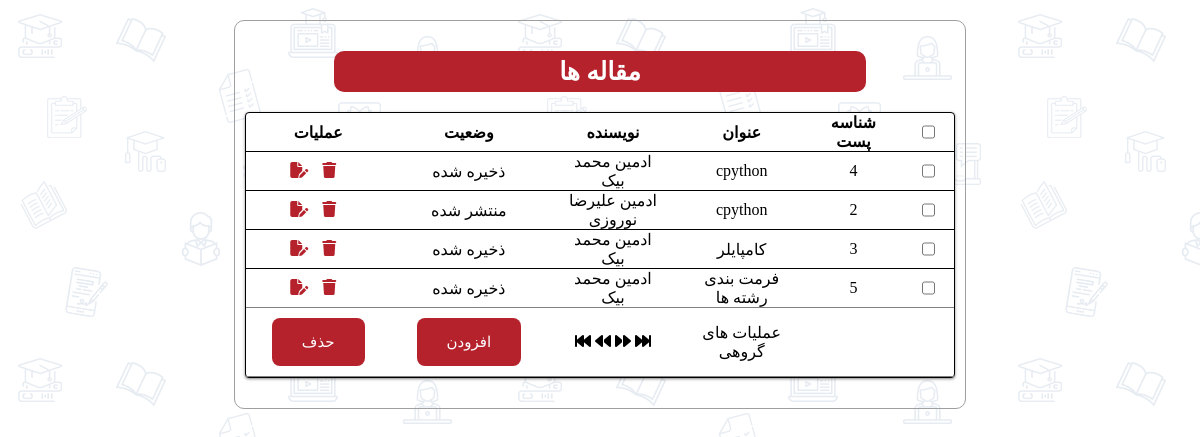
/posts.php (signed in), run on an earlier commit of the app's database.
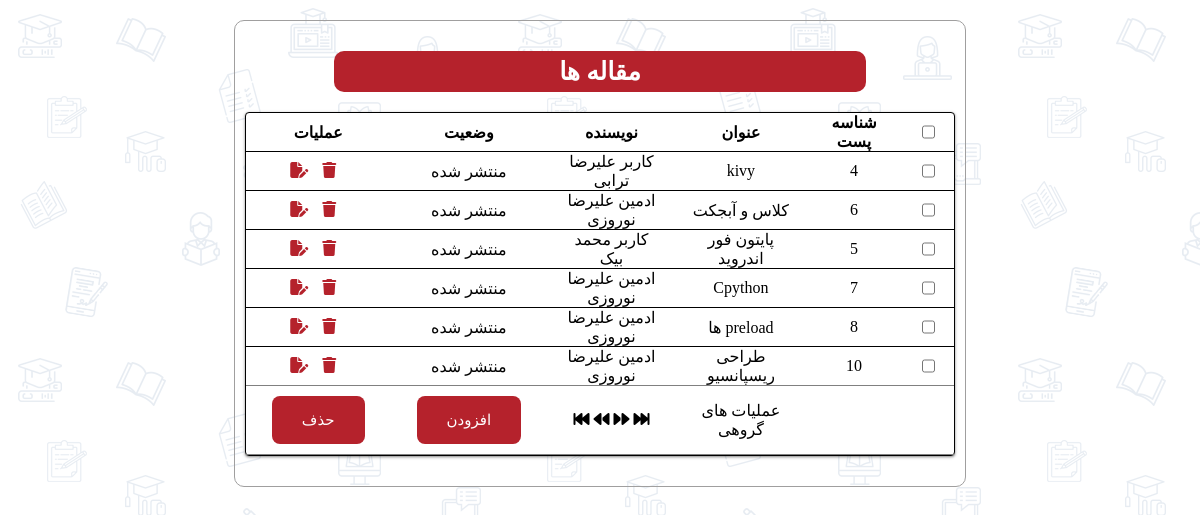
And on a later commit of the database.
### tables this page shows
CREATE TABLE IF NOT EXISTS `article` (
  `id` int(11) NOT NULL AUTO_INCREMENT,
  `writer` varchar(100) NOT NULL,
  `role` varchar(100) NOT NULL,
  `subject` varchar(100) NOT NULL,
  `content` text NOT NULL,
  `cover` varchar(100) NOT NULL,
  `state` varchar(100) NOT NULL DEFAULT 'saved',
  PRIMARY KEY (`id`)
);

### config.php (called while the page is built)
<?php
    $db_host = 'localhost';
    $db_user = 'root';
    $db_pass = '';
    $db_name = 'pydb';
?>

### lib/db.php (called while the page is built, shortened)
<?php
class DB {
    protected $connection;
	protected $query;
	public function __construct($dbhost = 'localhost', $dbuser = 'root', $dbpass = '', $dbname = '', $charset = 'utf8') {
		$this->connection = new mysqli($dbhost, $dbuser, $dbpass, $dbname);
		$this->connection->set_charset($charset);
	}
    public function query($query) {
		if ($this->query = $this->connection->prepare($query)) {
            $this->query->execute();
        } else {
            $this->error('Unable to prepare MySQL statement (check your syntax) - ' . $this->connection->error);
        }
		return $this;
    }
	public function fetchAll($callback = null) {
	    $params = array();
        $row = array();
	    $meta = $this->query->result_metadata();
	    while ($field = $meta->fetch_field()) {
	        $params[] = &$row[$field->name];
	    }
	    call_user_func_array(array($this->query, 'bind_result'), $params);
        $result = array();
        while ($this->query->fetch()) {
            $r = array();
            foreach ($row as $key => $val) {
                $r[$key] = $val;
            }
            if ($callback != null && is_callable($callback)) {
                $value = call_user_func($callback, $r);
                if ($value == 'break') break;
            } else {
                $result[] = $r;
            }
        }
		return $result;
	}
}
?>

### security.php (called while the page is built, shortened)
<?php
class Authentication{
    static function check(){
        return isset( $_SESSION['uid'] );
    }
    static function urole(){
        return $_SESSION['uinfo']['role'];
    }
}
class Authorization{
    static function checkRole(){
        return Authentication::urole() == "admin";
    }
}
?>

### view/template/postsTable.php (the view)
<tr>
    <td>
        <input type="checkbox" name="selects">
    </td>
    <td> <?php echo $post['id']; ?> </td>
    <td> <?php echo $post['subject']; ?> </td>
    <td> <?php echo ($post['role'] == "admin" ? "ادمین" : "کاربر").' '.$post['writer']; ?> </td>
    <td> <?php echo ($post['state'] == "saved" ? "ذخیره شده" : "منتشر شده"); ?> </td>
    <td>
        <a class="" href="delete.php? id=<?php echo $post['id'] ?>&del=post">
            <i class="fa-solid fa-trash"></i>
        </a>
        <a class="" href="editPost.php? id=<?php echo $post['id'] ?>">
            <i class="fa-solid fa-file-pen"></i>
        </a>
    </td>
</tr>

### view/posts_view.php (shortened to what this page needs)
<!DOCTYPE html>
<html lang="fa-IR">
<head>
    <link rel="stylesheet" href="styles/style.css">
</head>
<body dir="rtl">
    <div class="info">
        <h1>مقاله ها</h1>
        <form action="" method="post">
            <table class="posts_tbl">
                    <thead>
                        <tr>
                        <th><input type="checkbox" name=""></th>
                        <th>شناسه پست</th>
                        <th>عنوان</th>
                        <th>نویسنده</th>
                        <th>وضعیت</th>
                        <th>عملیات</th>
                        </tr>
                    </thead>
                    <tbody>
                        <?php foreach($row as $post){
                            include 'view/template/postsTable.php';
                        }?>
                    </tbody>
                    <tfoot>
                        <tr>
                            <td></td>
                            <td></td>
                            <td>عملیات های گروهی</td>
                            <td><i class="fa-solid fa-forward-fast"></i>
                            <i class="fa-solid fa-forward"></i>
                            <i class="fa-solid fa-backward"></i>
                            <i class="fa-solid fa-backward-fast"></i>
                            <td><a class="btn tbl" href="addPost.php">افزودن</a></td>
                            <td><button class="btn tbl" name="del">حذف</button></td>
                        </tr>
                    </tfoot>
            </table>
        </form>
    </div>
</body>
</html>

What changed in the data, as far as the page shows it:
removed article: id "2", subject "cpython", role "ادمین", writer "علیرضا نوروزی", state "منتشر شده"
removed article: id "3", subject "کامپایلر", role "ادمین", writer "محمد بیک", state "ذخیره شده"
changed article id 4: subject "cpython" → "kivy"; writer "محمد بیک" → "علیرضا ترابی"; role "ادمین" → "کاربر"; state "ذخیره شده" → "منتشر شده"
added article: id "6", subject "کلاس و آبجکت", role "ادمین", writer "علیرضا نوروزی", state "منتشر شده"
changed article "محمد بیک": subject "فرمت بندی رشته ها" → "پایتون فور اندروید"; role "ادمین" → "کاربر"; state "ذخیره شده" → "منتشر شده"
added article: id "7", subject "Cpython", role "ادمین", writer "علیرضا نوروزی", state "منتشر شده"
added article: id "8", subject "preload ها", role "ادمین", writer "علیرضا نوروزی", state "منتشر شده"
added article: id "10", subject "طراحی ریسپانسیو", role "ادمین", writer "علیرضا نوروزی", state "منتشر شده"
